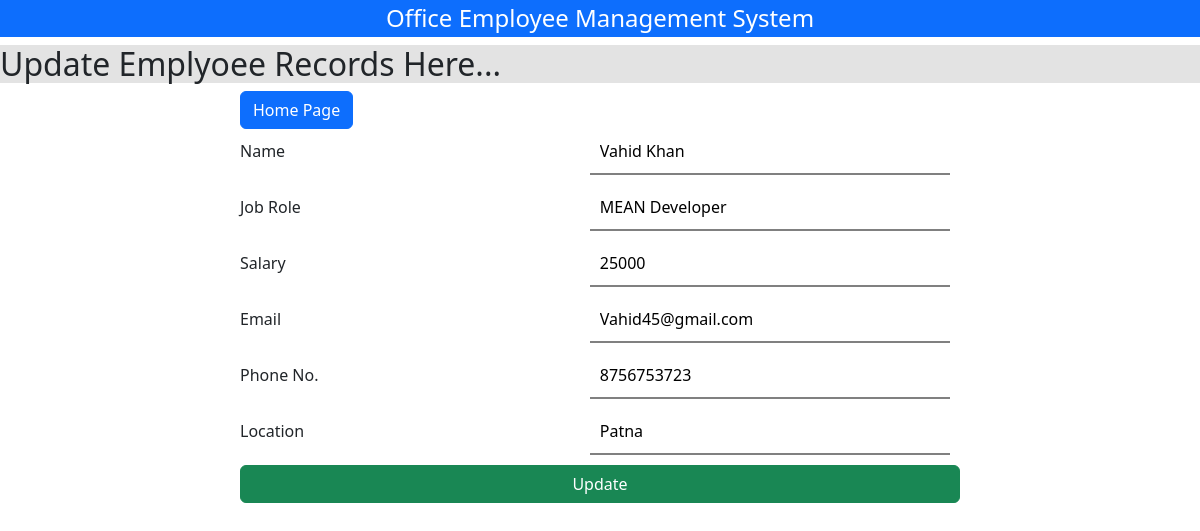
The page /update/3/ on the database its author committed.
### mainApp/models.py (models this page shows)
class Employee(models.Model):
    id = models.AutoField(primary_key=True)
    name = models.CharField(max_length=30)
    email = models.EmailField(max_length=50)
    salary = models.IntegerField()
    phone = models.IntegerField()
    role = models.CharField(max_length=30)
    hiredate = models.DateField()
    location = models.CharField(max_length=20,default=None,null=True,blank=True)

### mainApp/views.py (the view, shortened to what this page needs)
# urls.py: path('update/<int:ID>/',views.updateRecord),
def updateRecord(request,ID):
    data = Employee.objects.get(id=ID)
    return render(request,"update.html",{"Data":data})

### mainApp/templates/update.html (shortened to what this page needs)
<!DOCTYPE html>
<html lang="en">
<head>
    <link href="https://cdn.jsdelivr.net/npm/bootstrap@5.2.0-beta1/dist/css/bootstrap.min.css" rel="stylesheet"
>
</head>
<body>
    <h4 class="bg-primary text-white text-center p-1">Office Employee Management System</h4>
    <h2>Update Emplyoee Records Here...</h2>
    <div class="main">
        <div class="center">
            <a class="btn btn-primary" href="/">Home Page</a>
            <form action="" method="post">
                <label>Name</label>
                <input type="text" name="name" placeholder="Enter Employee Name" value="{{Data.name}}">
                <label>Job Role</label>
                <input type="text" name="role" placeholder="Employee Job Role" value="{{Data.role}}">
                <label>Salary</label>
                <input type="number" name="salary" placeholder="Employee Salary" value="{{Data.salary}}">
                <label>Email</label>
                <input type="email" name="email" placeholder="sample@gmail.com" value="{{Data.email}}">
                <label>Phone No.</label>
                <input type="number" name="phone" placeholder="Mobile No." value="{{Data.phone}}">
                <label>Location</label>
                <input type="text" name="location" placeholder="Location" value="{{Data.location}}">
                <button class="btn btn-success w-100">Update</button>
            </form>
        </div>
    </div>
</body>
</html>

### mainApp/templates/update.html (style rules this page uses)
.main { width: 100vw; height: 100vh; }
.center { width: 60vw; margin: auto; }
label { width: 48%; display: inline-block; }
input { width: 50%; padding: 10px; margin-bottom: 10px; border: none; border-bottom: 2px solid grey; }
h2 { background-color: rgb(227, 227, 227); }

### rows shown on the page
Employee: name "Vahid Khan", role "MEAN Developer", salary "25000", email "Vahid45@gmail.com", phone "8756753723", location "Patna"
